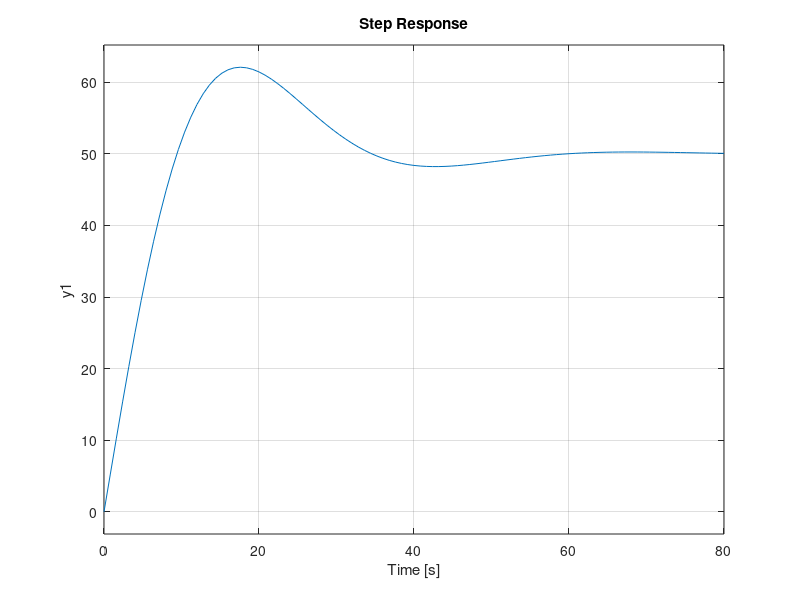

Here is the MATLAB script that generated this plot:
clc;

mp=0.2;
ts=50;

k = 0.02011/0.02402;
tal = 1/0.02402;

csi=sqrt((((log(mp))/pi)^2)/(1+(((log(mp))/pi)^2)));
wn=4/(csi*ts);

wcg=wn;
MF=2*asind(csi);

G=(k/((tal*wcg)*i+1));

modG=abs(G);
faseG=angle(G)*180/pi;

modC=1/modG;
faseC=-180+MF-faseG;

Kp=sqrt((modC^2)/(1+((tand(faseC)*(-1))^2)));
Ki=(tand(faseC)*(-1)*(wcg)*Kp);
PI=tf([Kp Ki],[1 0])

Planta=tf([k],[tal 1])

H=feedback(PI*Planta,1)

step(50*H)
